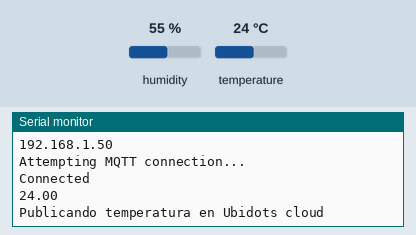
Simulated run of this sketch. Board: ESP32. Parts: the last lines printed to the serial monitor. The inputs (shaded band) are chosen by the test bench; at power-on: temperature 24 °C, humidity 55 %. WiFi joins after 1.5 s; servers stay silent unless stated; no MQTT or app messages arrive unless stated.

Above: at 2.7 s.
2.8 s: temperature set to 12 °C
At 5.0 s:
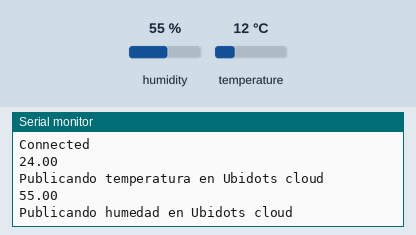
14.1 s: humidity set to 22 %
At 16.9 s:
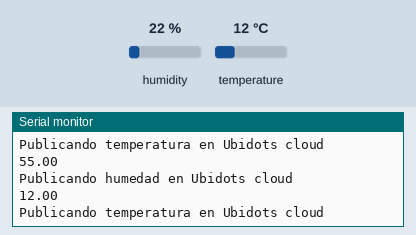
25.4 s: humidity set to 40 %
At 34.4 s:
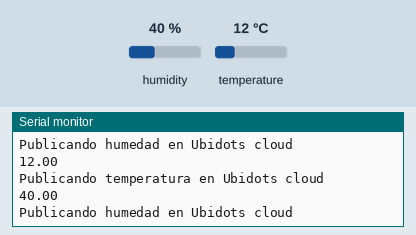
Timing chart, 0 to 35.9 s (numbered marks = the images above; inputs shaded):
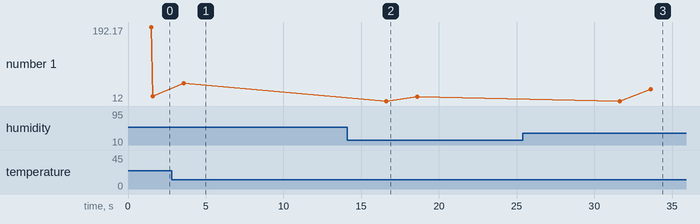

Measured:
- after the input at 25.4 s, the serial monitor: prints a new line after 8.2 s (image 3)
- plotted number 1: 55 → 22 after the input at 14.1 s, 22 → 40 after the input at 25.4 s

The sketch:

practica_5.ino
```cpp
/****************************************
 * Include Libraries
 ****************************************/
#include <WiFi.h>
#include <PubSubClient.h>
#include "DHT.h"

/****************************************
 * Define Constants
 ****************************************/
#define WIFISSID "TestWiFiNet" //WIFI SSID aqui
#define PASSWORD "1234567890" // WIFI pwd
#define TOKEN "BBFF-0O3RvdSvbpw5m6FH4Ggz8bzWJNb9tT" // Ubidots TOKEN name el mismo que usamos en clase
#define MQTT_CLIENT_NAME "BBFF-ac594aa7f390623ae2ee89e3fd21624af1b" //ID del cliente, 8 a 12 chars alfanumericos (ASCII), debe ser random y unico dif a otros devices

#define VARIABLE_LABEL_temp "temperatura" // Variable Temperatura
#define VARIABLE_LABEL_hum "humedad" // Variable Humedad
#define DEVICE_LABEL "esp32" // Nombre del dispositivo a crear

#define pin13 13

char mqttBroker[]  = "industrial.api.ubidots.com";
char payload[200]; // Leer y entender el payload aqui una de tantas referencias "https://techterms.com/definition/payload"
char topic[150]; //Espacio para el nombre del topico

// Space to store values to send
char str_temp[10];
char str_hum[10];

DHT dht1(pin13, DHT11);    //El sensor de temp y humedad azul.

/****************************************
 * Funciones auxiliares
 ****************************************/
WiFiClient ubidots;
PubSubClient client(ubidots);

void callback(char* topic, byte* payload, unsigned int length)
{
  char p[length + 1];
  memcpy(p, payload, length);
  p[length] = 0;
  String message(p);
  Serial.write(payload, length);
  Serial.println(topic);
}

void reconnect() {
  // Loop until we're reconnected
  while (!client.connected())
  {
    Serial.println("Attempting MQTT connection...");

    // Attemp to connect
    if (client.connect(MQTT_CLIENT_NAME, TOKEN, ""))
    {
      Serial.println("Connected");
    }
    else
    {
      Serial.print("Failed, rc=");
      Serial.print(client.state());
      Serial.println(" try again in 2 seconds");
      // Wait 2 seconds before retrying
      delay(2000);
    }
  }
}

/****************************************
 * Main Functions
 ****************************************/
void setup() {
  Serial.begin(115200);
  WiFi.begin(WIFISSID, PASSWORD);


  Serial.println();
  Serial.print("Wait for WiFi...");

  while (WiFi.status() != WL_CONNECTED)
  {
    Serial.print(".");
    delay(500);
  }

  Serial.println("");
  Serial.println("WiFi Connected");
  Serial.println("IP address: ");
  Serial.println(WiFi.localIP());
  client.setServer(mqttBroker, 1883);
  client.setCallback(callback);

  // Sensor de temp y humedad
  dht1.begin();
}

void loop() {
  if (!client.connected())
  {
    reconnect();
  }

  float t1 = dht1.readTemperature();
  float h1 = dht1.readHumidity();

  // Publica en el topic de temperatura
  sprintf(topic, "%s%s", "/v1.6/devices/", DEVICE_LABEL);
  sprintf(payload, "%s", ""); // Cleans the payload
  sprintf(payload, "{\"%s\":", VARIABLE_LABEL_temp); // Adds the variable label

  Serial.println(t1); // Imprime temperatura en el serial monitor

  /* numero maximo 4 precision 2 y convierte el valor a string*/
  dtostrf(t1, 4, 2, str_temp);

  sprintf(payload, "%s {\"value\": %s", payload, str_temp); // formatea el mensaje a publicar
  sprintf(payload, "%s } }", payload); // cierra el mensaje
  Serial.println("Publicando temperatura en Ubidots cloud");

  boolean errorT;
  errorT = client.publish(topic, payload);
  if(errorT == 0)
  {
    Serial.println("Error al publicar en Ubidots cloud");
  }

  delay(2000); // 2 segundos en milisegundos entre publicaciones en ubidots

  // Publica en el topic de humedad
  sprintf(topic, "%s%s", "/v1.6/devices/", DEVICE_LABEL);
  sprintf(payload, "%s", ""); // Cleans the payload
  sprintf(payload, "{\"%s\":", VARIABLE_LABEL_hum); // Adds the variable label


  Serial.println(h1); // Imprime temperatura en el serial monitor

  /* numero maximo 4 precision 2 y convierte el valor a string*/
  dtostrf(h1, 4, 2, str_hum);

  sprintf(payload, "%s {\"value\": %s", payload, str_hum); // formatea el mensaje a publicar
  sprintf(payload, "%s } }", payload); // cierra el mensaje
  Serial.println("Publicando humedad en Ubidots cloud");

  boolean errorH;
  errorH = client.publish(topic, payload);
  if(errorH == 0)
  {
    Serial.println("Error al publicar en Ubidots cloud");
  }

  client.loop();
  delay(13000); // 5 segundos en milisegundos entre publicaciones en ubidots
}
 
```
